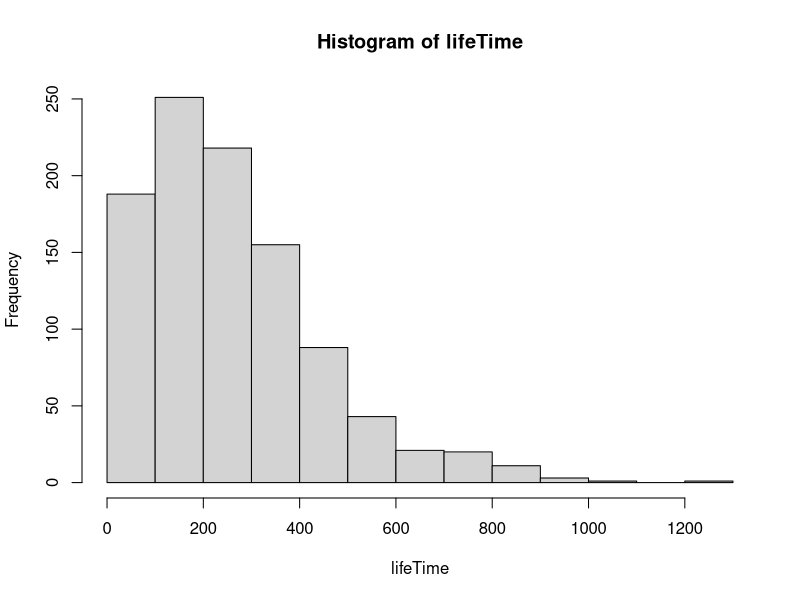

Generate this figure with R: (Note: this script raises an error after producing the figure.)
rm(list=ls())
Q = matrix(
  c(-0.0085,  0.005,  0.0025,       0,   0.001,
          0, -0.014,   0.005,   0.004,   0.005,
          0,      0,  -0.008,   0.003,   0.005,
          0,      0,       0,  -0.009,   0.009,
          0,      0,       0,       0,       0),
  nrow = 5,
  ncol = 5)
Q <- t(Q)


## Task 7

woman = rep(1,1000) # Create 1000 women
N.iter = 1000

count = matrix(0, ncol = 5, nrow = N.iter) #

for (i in 1:N.iter){
  while (woman[i]<5){
    event = rexp(1,rate=-Q[woman[i],woman[i]])
    count[i,woman[i]] = event
    if (woman[i] <4){
    woman[i]=sample(x = c((woman[i]+1):5), size =1, replace =TRUE,
                    prob =-(Q[woman[i],(woman[i]+1):5])/Q[woman[i],woman[i]])
    }
    else{
      woman[i]=5
    }

  }
}

lifeTime = rowSums(count)
hist(lifeTime)
C = qchisq(p = c(0.025,0.975), df = 999)
# Conf for stadard deviation: see notes part 2 file
conf=c(sqrt(999*var(lifeTime)/C[2]),sqrt(999*var(lifeTime)/C[1]))
mean(lifeTime)

n = length(lifeTime)
Conf_control1 = mean(lifeTime) - qt(0.975, df =n-1) * sd(lifeTime) / sqrt(n)
Conf_control2 = mean(lifeTime) + qt(0.975, df =n-1) * sd(lifeTime) / sqrt(n)
c(mean(lifeTime),Conf_control1,Conf_control2) #mean and CI for the mean

#survival rate after 30.5 months
(sum(rowSums(count[,1:2])>30.5 & (count[,3]!=0 | count[,4]!=0)))/1000

############# Opgave 8
Q = Q[1:4,1:4]
funk = function(t){
  ones = rep(1,4)
  p0 = c(1,0,0,0)
  1 - p0%*%expm(x = Q*t)%*%ones

}
opg8=vector()
Elife = vector()
for (i in 1:1000){
opg8[i] = funk(i)
Elife = ecdflife(i)
}
plot(opg8)
lines(ecdf(lifeTime),col='cyan',lwd = 3)

ecdflife = ecdf(lifeTime)
ks.test(lifeTime, 'funk',1,1000)
